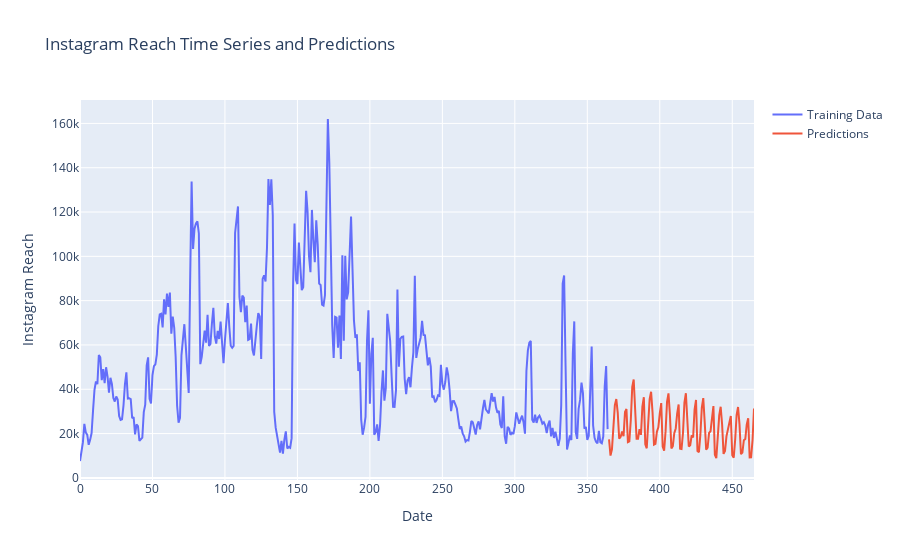

Notebook source saved alongside this figure:
### Markdown cell above
# Prediction

### Code cell
predictions = model.predict(len(df), len(df)+100)

trace_train = go.Scatter(x=df.index, 
                         y=df["Instagram reach"], 
                         mode="lines", 
                         name="Training Data")
trace_pred = go.Scatter(x=predictions.index, 
                        y=predictions, 
                        mode="lines", 
                        name="Predictions")

layout = go.Layout(title="Instagram Reach Time Series and Predictions", 
                   xaxis_title="Date", 
                   yaxis_title="Instagram Reach")

fig = go.Figure(data=[trace_train, trace_pred], layout=layout)
fig.show()

### Figure 1 — Plotly figure (JSON) as saved in the notebook; plotly's stock layout.template omitted (floating-point values rounded to 4 significant figures; data arrays with more than 128 entries replaced by an {"elided": "..."} marker saying what was removed)
{"data": [{"mode": "lines", "name": "Training Data", "type": "scatter", "x": {"elided": "365 int values"}, "y": {"elided": "365 int values"}}, {"mode": "lines", "name": "Predictions", "type": "scatter", "x": [365, 366, 367, 368, 369, 370, 371, 372, 373, 374, 375, 376, 377, 378, 379, 380, 381, 382, 383, 384, 385, 386, 387, 388, 389, 390, 391, 392, 393, 394, 395, 396, 397, 398, 399, 400, 401, 402, 403, 404, 405, 406, 407, 408, 409, 410, 411, 412, 413, 414, 415, 416, 417, 418, 419, 420, 421, 422, 423, 424, 425, 426, 427, 428, 429, 430, 431, 432, 433, 434, 435, 436, 437, 438, 439, 440, 441, 442, 443, 444, 445, 446, 447, 448, 449, 450, 451, 452, 453, 454, 455, 456, 457, 458, 459, 460, 461, 462, 463, 464, 465], "y": [17360.0, 10070.0, 12930.0, 21350.0, 32860.0, 35590.0, 29350.0, 17660.0, 18570.0, 20950.0, 18860.0, 29710.0, 31130.0, 16130.0, 16470.0, 26140.0, 41120.0, 44430.0, 33220.0, 17660.0, 17660.0, 21950.0, 19430.0, 32190.0, 36390.0, 15130.0, 13360.0, 24060.0, 35550.0, 38890.0, 29690.0, 15010.0, 15360.0, 20840.0, 22780.0, 29110.0, 33750.0, 14100.0, 12290.0, 21100.0, 34310.0, 38130.0, 28430.0, 13240.0, 14330.0, 20220.0, 22320.0, 29110.0, 33140.0, 13210.0, 13050.0, 20230.0, 33970.0, 38190.0, 27700.0, 14170.0, 14770.0, 19220.0, 18200.0, 30870.0, 35170.0, 12090.0, 11600.0, 19500.0, 31750.0, 35980.0, 25110.0, 12700.0, 13660.0, 20330.0, 21070.0, 28300.0, 32440.0, 10470.0, 8895.0, 18380.0, 28210.0, 32130.0, 24130.0, 10850.0, 12120.0, 18720.0, 21480.0, 24430.0, 27920.0, 10210.0, 9127.0, 17180.0, 28360.0, 31970.0, 24090.0, 10700.0, 11390.0, 17000.0, 17590.0, 24160.0, 26950.0, 9218.0, 9263.0, 17050.0, 31350.0]}], "layout": {"autosize": true, "title": {"text": "Instagram Reach Time Series and Predictions"}, "xaxis": {"autorange": true, "range": [0, 465], "title": {"text": "Date"}, "type": "linear"}, "yaxis": {"autorange": true, "range": [-956.6, 170600.0], "title": {"text": "Instagram Reach"}, "type": "linear"}}}
